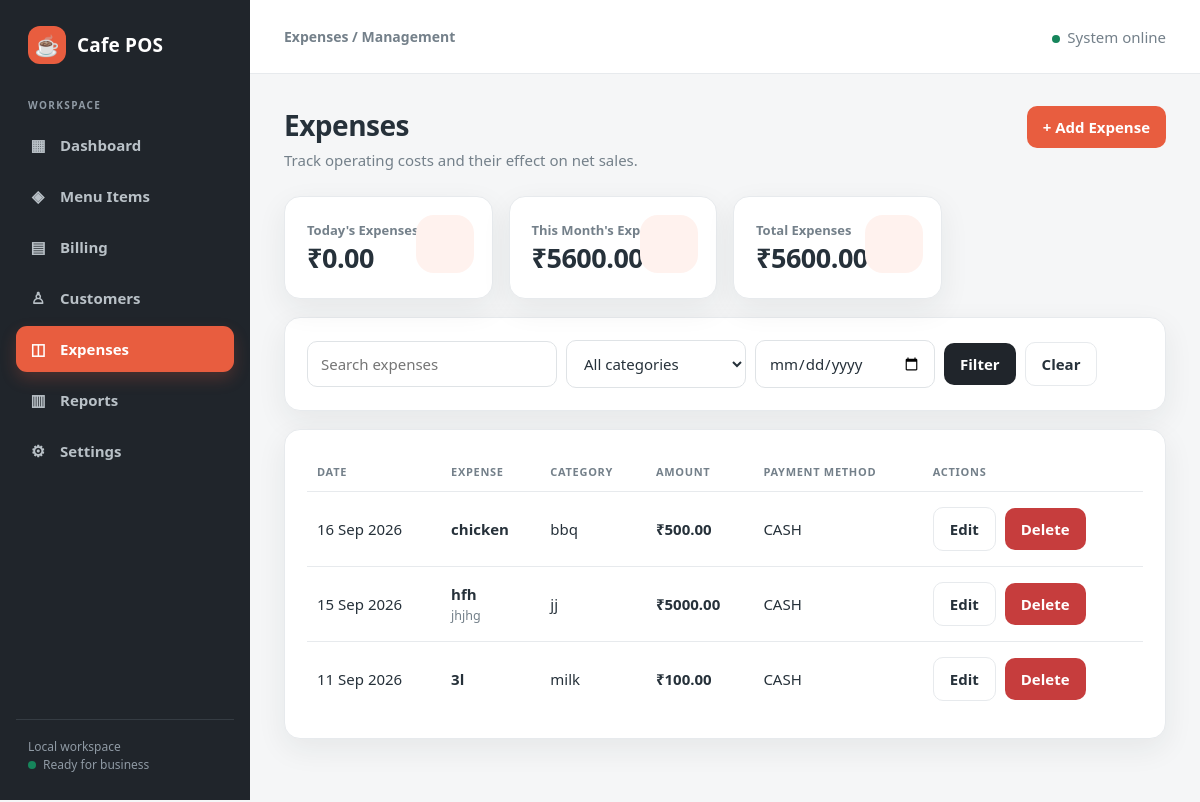
The page /expenses/ on the database its author committed.
### pos/models.py (models this page shows)
class Expense(models.Model):
    title = models.CharField(max_length=120, blank=True)
    category = models.CharField(max_length=80)
    description = models.CharField(max_length=255, blank=True)
    amount = models.DecimalField(max_digits=10, decimal_places=2)
    expense_date = models.DateField(default=timezone.localdate)
    payment_method = models.CharField(max_length=20, default="CASH")
    notes = models.TextField(blank=True)
    created_at = models.DateTimeField(default=timezone.now)
    class Meta:
        ordering = ["-created_at"]
    @property
    def display_title(self):
        return self.title or self.description or self.category

### pos/views.py (the view)
# urls.py: path("expenses/", views.expenses, name="expenses"),
def expenses(request):
    query = request.GET.get("q", "").strip()
    category = request.GET.get("category", "").strip()
    date = request.GET.get("date", "").strip()
    expense_list = Expense.objects.all()
    if query:
        expense_list = expense_list.filter(Q(title__icontains=query) | Q(category__icontains=query) | Q(notes__icontains=query))
    if category:
        expense_list = expense_list.filter(category=category)
    if date:
        expense_list = expense_list.filter(expense_date=date)
    today = timezone.localdate()
    return render(request, "pos/expenses.html", {
        "expenses": expense_list,
        "categories": Expense.objects.values_list("category", flat=True).distinct().order_by("category"),
        "query": query, "selected_category": category, "selected_date": date,
        "today_total": Expense.objects.filter(expense_date=today).aggregate(v=Sum("amount"))["v"] or Decimal("0"),
        "month_total": Expense.objects.filter(expense_date__year=today.year, expense_date__month=today.month).aggregate(v=Sum("amount"))["v"] or Decimal("0"),
        "all_total": Expense.objects.aggregate(v=Sum("amount"))["v"] or Decimal("0"),
    })

### templates/pos/expenses.html (shortened to what this page needs)
{% extends "base.html" %}
{% block eyebrow %}Expenses / Management{% endblock %}
{% block content %}
<div class="page-head"><div><h1>Expenses</h1><p>Track operating costs and their effect on net sales.</p></div><a class="btn btn-primary" href="{% url 'expense_create' %}">+ Add Expense</a></div>
<div class="grid"><div class="card stat"><span class="stat-label">Today's Expenses</span><h2 class="stat-value">₹{{ today_total|floatformat:2 }}</h2></div><div class="card stat"><span class="stat-label">This Month's Expenses</span><h2 class="stat-value">₹{{ month_total|floatformat:2 }}</h2></div><div class="card stat"><span class="stat-label">Total Expenses</span><h2 class="stat-value">₹{{ all_total|floatformat:2 }}</h2></div></div>
<div class="card"><form method="get" class="actions"><input type="search" name="q" value="{{ query }}" placeholder="Search expenses"><select name="category"><option value="">All categories</option>{% for value in categories %}<option value="{{ value }}"{% if selected_category == value %} selected{% endif %}>{{ value }}</option>{% endfor %}</select><input type="date" name="date" value="{{ selected_date }}"><button type="submit">Filter</button><a class="btn btn-outline" href="{% url 'expenses' %}">Clear</a></form></div>
<div class="card"><div class="table-wrap"><table class="data-table"><thead><tr><th>Date</th><th>Expense</th><th>Category</th><th>Amount</th><th>Payment Method</th><th>Actions</th></tr></thead><tbody>{% for expense in expenses %}<tr><td>{{ expense.expense_date|date:"d M Y" }}</td><td><b>{{ expense.display_title }}</b>{% if expense.notes %}<br><small class="muted">{{ expense.notes }}</small>{% endif %}</td><td>{{ expense.category }}</td><td><b>₹{{ expense.amount|floatformat:2 }}</b></td><td>{{ expense.payment_method }}</td><td><div class="actions"><a class="btn btn-outline" href="{% url 'expense_edit' expense.id %}">Edit</a><form method="post" action="{% url 'expense_delete' expense.id %}" onsubmit="return confirm('Delete this expense?');">{% csrf_token %}<button class="btn-danger" type="submit">Delete</button></form></div></td></tr>{% empty %}<tr><td colspan="6" class="muted" style="text-align:center;padding:30px">No expenses found.</td></tr>{% endfor %}</tbody></table></div></div>
{% endblock %}

### templates/base.html (style rules this page uses)
:root { --coral:#e85d3f;--coral-dark:#c9442b;--charcoal:#20252b;--ink:#26313a;--muted:#74808a;--surface:#fff;--bg:#f5f6f7;--line:#e7eaed;--success:#16855b;--danger:#c63d3d;--shadow:0 10px 30px rgba(32,37,43,.07);--radius:16px }
* { box-sizing:border-box }
html { background:var(--bg) }
body { margin:0;font-family:"DM Sans","Segoe UI",sans-serif;background:var(--bg);color:var(--ink);font-size:15px }
a { color:inherit;text-decoration:none }
.page-head { display:flex;justify-content:space-between;align-items:flex-start;gap:18px;margin-bottom:26px }
.page-head h1 { font-size:28px;margin:0 0 6px;letter-spacing:-.5px }
.page-head p { margin:0;color:var(--muted) }
.card { background:var(--surface);border:1px solid var(--line);border-radius:var(--radius);padding:22px;box-shadow:var(--shadow);margin-bottom:18px }
.card h2,.card h3 { margin-top:0 }
.grid { display:grid;grid-template-columns:repeat(4,minmax(0,1fr));gap:16px }
.stat { position:relative;overflow:hidden }
.stat:after { content:"";position:absolute;width:58px;height:58px;border-radius:18px;background:#fff2ee;right:18px;top:18px }
.stat-label { color:var(--muted);font-size:13px;font-weight:700 }
.stat-value { font-size:27px;margin:12px 0 0;color:var(--ink);letter-spacing:-.5px }
.btn,button { border:0;border-radius:10px;padding:11px 16px;cursor:pointer;background:var(--charcoal);color:#fff;font:inherit;font-weight:700;display:inline-flex;align-items:center;justify-content:center;gap:8px;transition:.18s ease }
.btn-primary { background:var(--coral) }
.btn-danger,.danger { background:var(--danger) }
.btn-outline { background:#fff;color:var(--ink);border:1px solid var(--line) }
.actions { display:flex;gap:9px;flex-wrap:wrap;align-items:center }
.muted { color:var(--muted) }
input,select,textarea { width:100%;padding:12px 13px;border:1px solid #dfe3e6;border-radius:10px;background:#fff;color:var(--ink);font:inherit;outline:none }
.actions input,.actions select { width:auto;min-width:180px }
.table-wrap { overflow-x:auto }
.data-table { width:100%;border-collapse:collapse;min-width:720px }
.data-table th { padding:12px 10px;text-align:left;color:var(--muted);font-size:11px;text-transform:uppercase;letter-spacing:.7px;border-bottom:1px solid var(--line) }
.data-table td { padding:15px 10px;border-bottom:1px solid var(--line);vertical-align:middle }
.data-table tr:last-child td { border-bottom:0 }

### rows shown on the page
Expense: expense_date "16 Sep 2026", display_title "chicken", category "bbq", amount "500.00", payment_method "CASH"
Expense: expense_date "15 Sep 2026", display_title "hfh", notes "jhjhg", category "jj", amount "5000.00", payment_method "CASH"
Expense: expense_date "11 Sep 2026", display_title "3l", category "milk", amount "100.00", payment_method "CASH"

### other values the page prints
{{ today_total|floatformat:2 }} "0.00"
{{ month_total|floatformat:2 }} "5600.00"
{{ all_total|floatformat:2 }} "5600.00"
